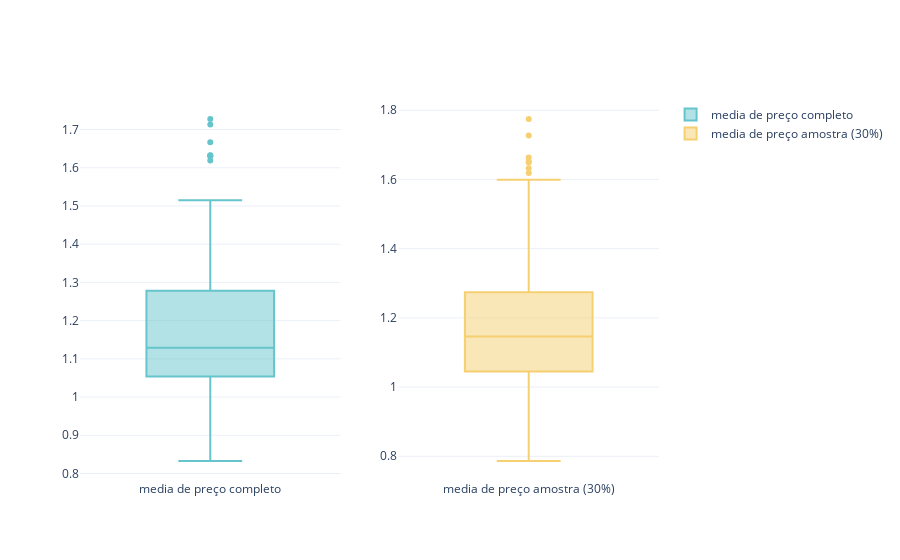

The notebook cell this image was saved under:
### Code cell
mask_estados = (df.type == 'conventional') & df.region.isin(lista_estados)
mask_regiao = (df.type == 'conventional') & df.region.isin(lista_regioes)
mask_total = (df.type == 'conventional') & (df.region == 'TotalUS')


average_price_total   = df.loc[mask_total,['date','average_price']].groupby('date')['average_price'].mean()  
average_price_estados = df.loc[mask_regiao, ['date','average_price']].groupby('date')['average_price'].mean()
average_price_regioes = df.loc[mask_estados,['date','average_price']].groupby('date')['average_price'].mean()


_df = df.sample(frac=0.3)

mask_estados = (_df.type == 'conventional') & df.region.isin(lista_estados)
mask_regiao  = (_df.type == 'conventional') & df.region.isin(lista_regioes)
mask_total   = (_df.type == 'conventional') & (df.region == 'TotalUS')


_average_price_total    = _df.loc[mask_total,['date','average_price']].groupby('date')['average_price'].mean()  
_average_price_estados  = _df.loc[mask_regiao, ['date','average_price']].groupby('date')['average_price'].mean()
_average_price_regioes  = _df.loc[mask_estados,['date','average_price']].groupby('date')['average_price'].mean()

fig = make_subplots(rows=1,cols=2)
fig.add_trace(
    go.Box(
        y=average_price_regioes,
        name="media de preço completo",
        marker=dict(color=CORES_PASTEL[0])
    ),row=1,col=1
)

fig.add_trace(
    go.Box(
        y=_average_price_regioes,
        name="media de preço amostra (30%)",
        marker=dict(color=CORES_PASTEL[1])
    ),row=1,col=2
)

### Figure 1 — Plotly figure (JSON) as saved in the notebook; plotly's stock layout.template omitted (floating-point values rounded to 4 significant figures; data arrays with more than 128 entries replaced by an {"elided": "..."} marker saying what was removed)
{"data": [{"marker": {"color": "rgb(102, 197, 204)"}, "name": "media de preço completo", "type": "box", "xaxis": "x", "y": {"elided": "169 float values"}, "yaxis": "y"}, {"marker": {"color": "rgb(246, 207, 113)"}, "name": "media de preço amostra (30%)", "type": "box", "xaxis": "x2", "y": {"elided": "169 float values"}, "yaxis": "y2"}], "layout": {"xaxis": {"anchor": "y", "domain": [0, 0.45]}, "xaxis2": {"anchor": "y2", "domain": [0.55, 1]}, "yaxis": {"anchor": "x", "domain": [0, 1]}, "yaxis2": {"anchor": "x2", "domain": [0, 1]}}}
